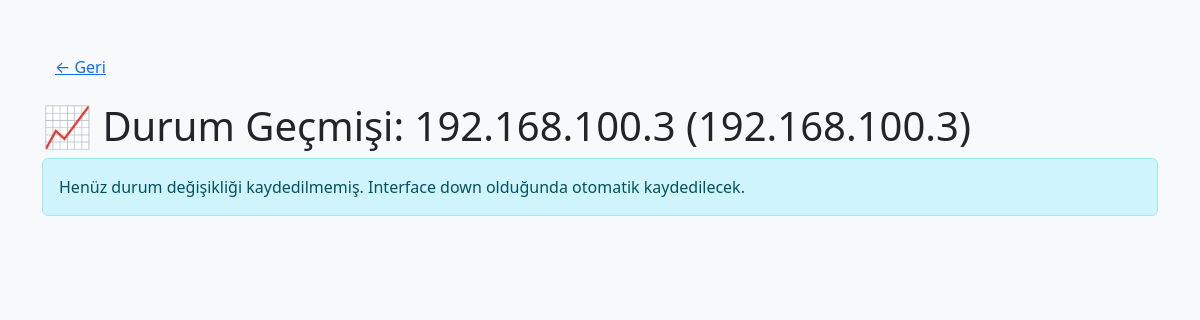
/history/192.168.100.3 (signed in), run on an earlier commit of the app's database.
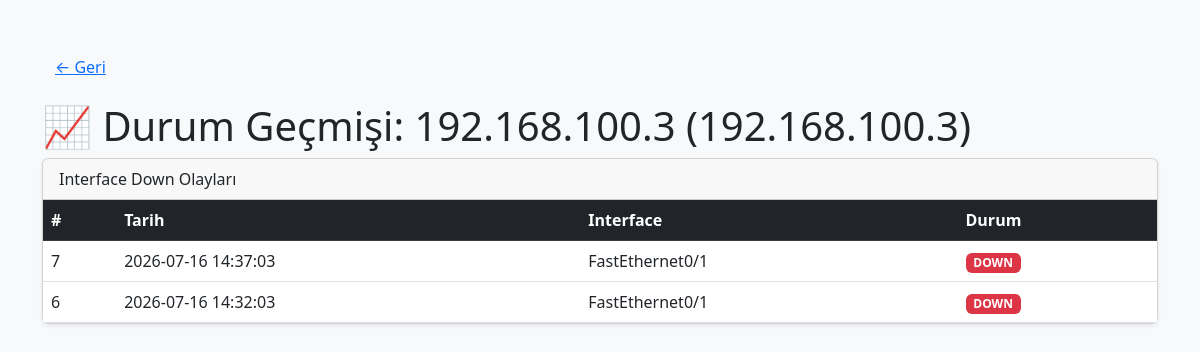
And on a later commit of the database.
### tables this page shows
CREATE TABLE device_history (
            id INTEGER PRIMARY KEY AUTOINCREMENT,
            tarih TEXT,
            user_id INTEGER,
            host TEXT,
            hostname TEXT,
            interface TEXT,
            status TEXT
        );

### app.py (the view)
@app.route('/history/<host>')
@login_required
def device_history(host):
    history = history_listele(current_user.id, host)
    devices = get_user_devices(current_user.id)
    device = next((d for d in devices if d["host"] == host), None)
    hostname = device["hostname"] if device else host
    return render_template('device_history.html', host=host, hostname=hostname, history=history)

### app.py (called while the page is built)
@login_manager.user_loader
def load_user(user_id):
    import sqlite3
    conn = sqlite3.connect("audit.db")
    c = conn.cursor()
    c.execute("SELECT * FROM users WHERE id = ?", (user_id,))
    user = c.fetchone()
    conn.close()
    if user:
        return User(user[0], user[1], user[3])
    return None

def get_user_devices(user_id):
    with user_caches_lock:
        return list(user_caches.get(user_id, []))

### database.py (called while the page is built)
def _get_conn():
    return sqlite3.connect(DB_FILE)

def history_listele(user_id, host=None):
    conn = _get_conn()
    c = conn.cursor()
    if host:
        c.execute(
            "SELECT * FROM device_history WHERE user_id = ? AND host = ? ORDER BY id DESC LIMIT 100",
            (user_id, host)
        )
    else:
        c.execute(
            "SELECT * FROM device_history WHERE user_id = ? ORDER BY id DESC LIMIT 100",
            (user_id,)
        )
    rows = c.fetchall()
    conn.close()
    return rows

### templates/device_history.html (shortened to what this page needs)
<!DOCTYPE html>
<html lang="tr">
<head>
    <link href="https://cdn.jsdelivr.net/npm/bootstrap@5.3.0/dist/css/bootstrap.min.css" rel="stylesheet">
</head>
<body class="bg-light">
    <div class="container py-5">
        <a href="/" class="btn btn-link mb-3">← Geri</a>
        <h1>📈 Durum Geçmişi: {{ hostname }} ({{ host }})</h1>
        {% if not history %}
        <div class="alert alert-info">
            Henüz durum değişikliği kaydedilmemiş. Interface down olduğunda otomatik kaydedilecek.
        </div>
        {% else %}
        <div class="card shadow-sm mb-4">
            <div class="card-header">Interface Down Olayları</div>
            <div class="card-body p-0">
                <table class="table table-hover mb-0">
                    <thead class="table-dark">
                        <tr>
                            <th>#</th>
                            <th>Tarih</th>
                            <th>Interface</th>
                            <th>Durum</th>
                        </tr>
                    </thead>
                    <tbody>
                        {% for h in history %}
                        <tr>
                            <td>{{ h[0] }}</td>
                            <td>{{ h[1] }}</td>
                            <td>{{ h[5] }}</td>
                            <td>
                                {% if h[6] == "down" %}
                                    <span class="badge bg-danger">DOWN</span>
                                {% else %}
                                    <span class="badge bg-success">UP</span>
                                {% endif %}
                            </td>
                        </tr>
                        {% endfor %}
                    </tbody>
                </table>
            </div>
        </div>
        {% endif %}
    </div>
</body>
</html>

What changed in the data, as far as the page shows it:
added device_history: id "7", tarih "2026-07-16 14:37:03", interface "FastEthernet0/1", status "DOWN"
added device_history: id "6", tarih "2026-07-16 14:32:03", interface "FastEthernet0/1", status "DOWN"
Also different on the page:
text no longer shown: "Henüz durum değişikliği kaydedilmemiş. Interface down olduğunda otomatik kaydedilecek."
text now shown: "Interface Down Olayları # Tarih Interface Durum"
